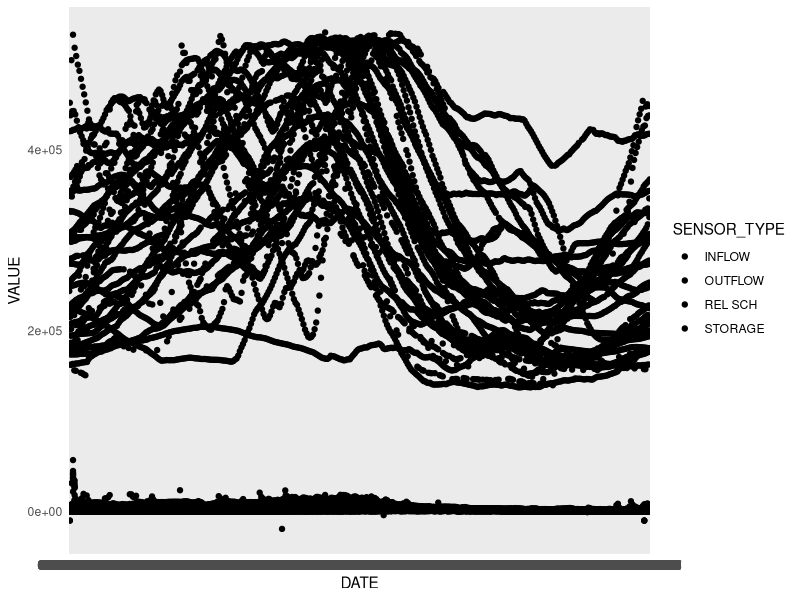

This figure's R source:
## ---- chunk 1
knitr::opts_chunk$set(echo = TRUE)
## ---- chunk 2

library(tidyverse)

data <- read_csv("MIL_50years_R.csv") 

as.Date(data$DATE, format = "%m-%d-%y")


inflow <- data %>% 
  filter(SENSOR_TYPE == "INFLOW")

outflow <- data %>% 
  filter(SENSOR_TYPE == "OUTFLOW")

release<- data %>% 
  filter(SENSOR_TYPE == "REL SCH")

storage<- data %>% 
  filter(SENSOR_TYPE == "STORAGE")



## ---- chunk 3


plot <- ggplot(data = data, x = DATE, y = VALUE)+
  geom_point(aes(x = DATE, y = VALUE, fill = SENSOR_TYPE))+
  theme_minimal()

plot


